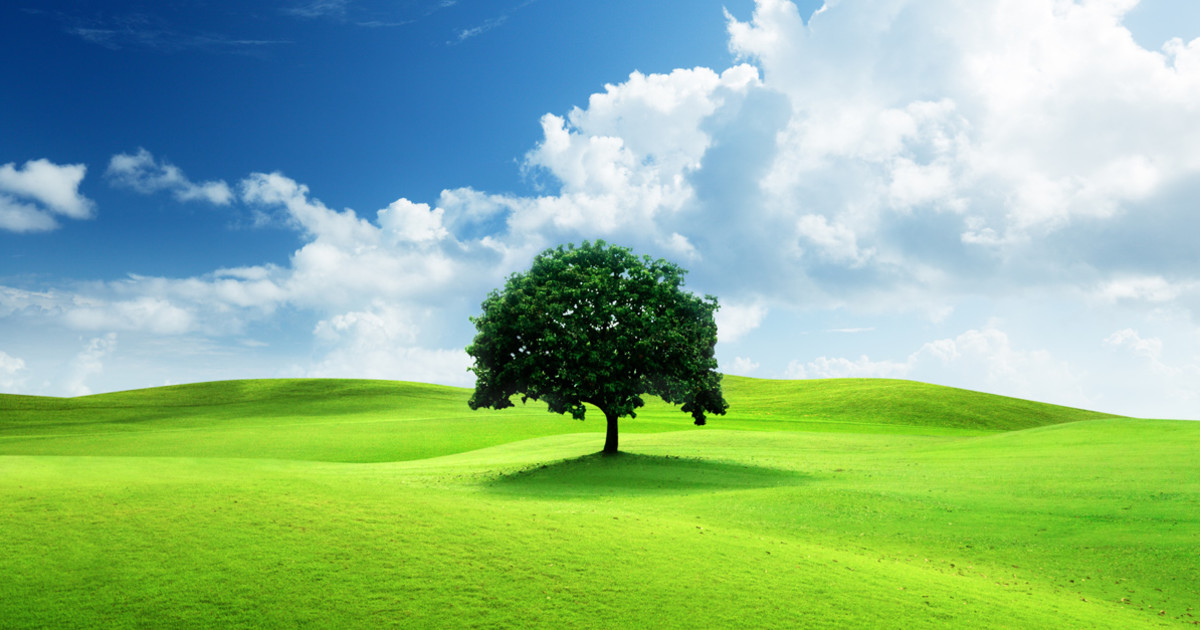
//> input picture OpenCV/images/image-1.jpg, 1200 x 630 px
$ ./Straight_line_detection   (built with g++ and OpenCV 4)
//> lines starting //> are read from the running program, lines starting //| are printed output that depends on the picture; after the words box and inside, x2 and y2 are one past the last pixel; in counts of white or black regions, pixels touching at a corner belong together
#include <iostream>
#include "opencv2/imgproc.hpp"
#include "opencv2/imgcodecs.hpp"
#include "opencv2/highgui.hpp"

using namespace std;
using namespace cv;

string image_path = "..\\..\\images\\image-1.jpg";
string image_path_lines = "..\\..\\images\\image-4.png";

int lowThreshold = 0;
const int max_lowThreshold = 100;
const int ratio_ = 3;
const int kernel_size = 3;

static void CannyThreshold(int,void*);
    Mat src;
    Mat gray;
    Mat detected_edges;
    Mat dst;

    Mat src_lines;

int main()
{
    src = imread(image_path, IMREAD_COLOR);
//> src is the input picture: 630 rows x 1200 cols, CV_8UC3; mean B, G, R 139.7, 183.3, 139.6
    src_lines = imread(image_path_lines, IMREAD_COLOR);
//> image-4.png cannot be read in this run, so this picture is empty

    cvtColor(src, gray, COLOR_BGR2GRAY);
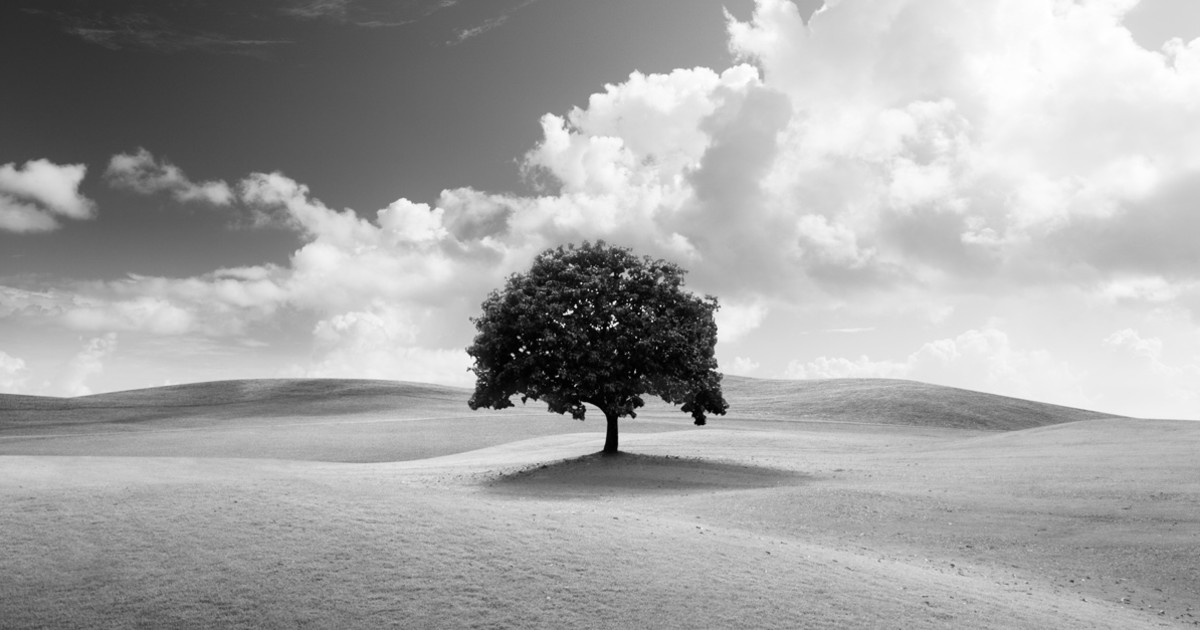
//> gray: 630 rows x 1200 cols, CV_8UC1; min 0, max 255, mean 165.3

    namedWindow("canny threashold", WINDOW_AUTOSIZE);

    createTrackbar("Min Threshold:", "canny threashold", &lowThreshold, max_lowThreshold, CannyThreshold);

    CannyThreshold(0, 0);

    waitKey(0);

    Canny(src_lines, dst, 50, 200, 3);
    vector<Vec2f>lines;
    HoughLines(dst, lines, 1, CV_PI / 180, 150, 0, 0); // runs the actual detection

    //draw lines
    for (size_t i = 0; i < lines.size(); i++)
    {
        float rho = lines[i][0], theta = lines[i][1];
        Point pt1, pt2;
        double a = cos(theta), b = sin(theta);
        double x0 = a * rho, y0 = b * rho;
        pt1.x = cvRound(x0 + 1000 * (-b));
        pt1.y = cvRound(y0 + 1000 * (-a));
        pt2.x = cvRound(x0 + 1000 * (-b));
        pt2.y = cvRound(y0 + 1000 * (-a));
        line(dst, pt1, pt2, Scalar(0, 0, 255), 3, LINE_AA);
    }

    imshow("Detected Lines (in red) - Standard Hough Line Transform", dst);

    waitKey(0);
}
static void CannyThreshold(int, void*) {
    blur(gray, detected_edges, Size(3, 3));
    Canny(detected_edges, detected_edges, lowThreshold, lowThreshold * ratio_, kernel_size);
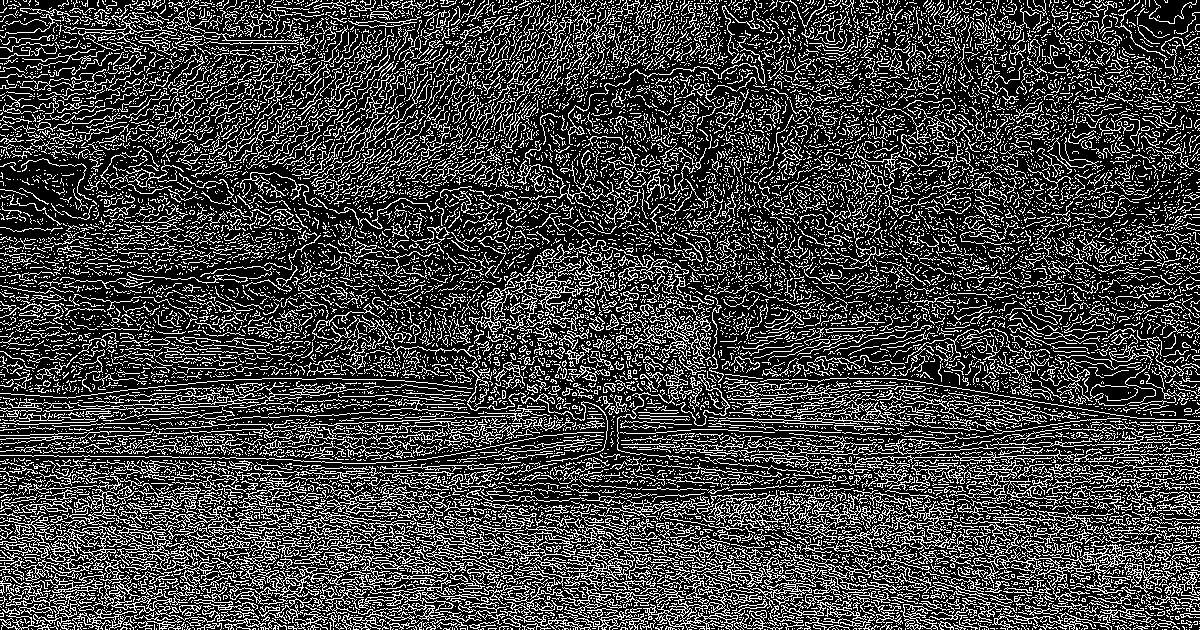
//> detected_edges: 630 rows x 1200 cols, CV_8UC1; 25.9% white in thin lines or dots
    dst = Scalar::all(0);
    src.copyTo(dst, detected_edges);
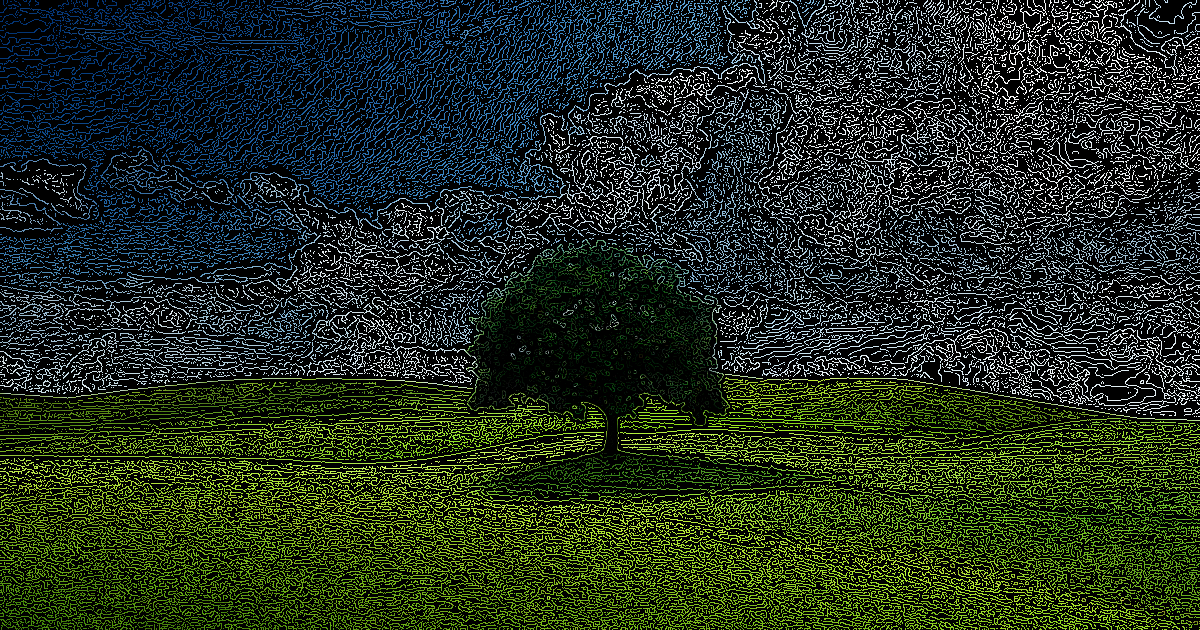
//> dst: 630 rows x 1200 cols, CV_8UC3; mean B, G, R 32.4, 47.2, 35.2
//> in main, `HoughLines(dst, lines, 1, CV_PI / 180, 150, 0, 0);`: lines = empty
//> (the run ends here: the program stops with an error, at `imshow("Detected Lines (in red) - Standard Hough Line Transform", dst);`)

$ run again, with OpenCV/images/image-2.jpg copied over OpenCV/images/image-1.jpg
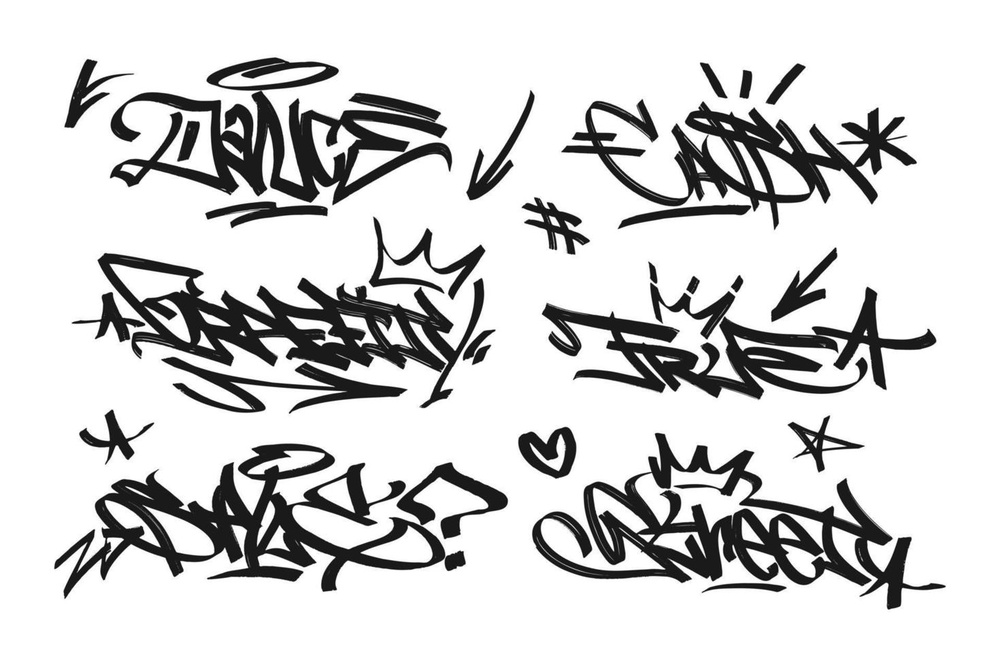
//> input picture OpenCV/images/image-2.jpg, 1000 x 667 px, shrunk from 1470 x 980 before the run
//> src is the input picture: 667 rows x 1000 cols, CV_8UC3; min 0, max 255, mean 211.4
//> in CannyThreshold, `Canny(detected_edges, detected_edges, lowThreshold, lowThreshold * rat..`:
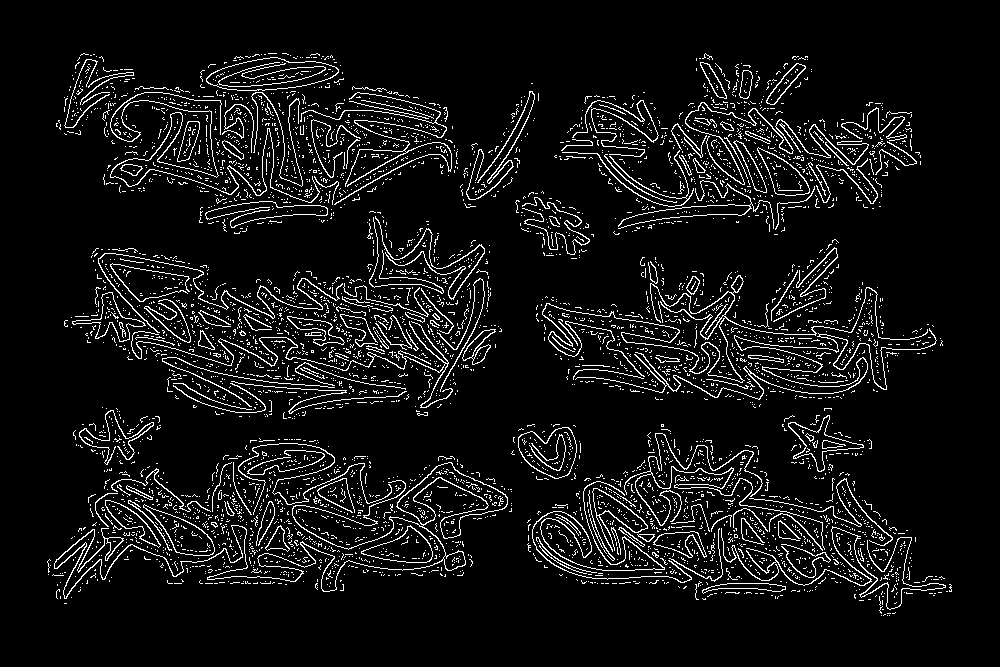
//> detected_edges: 667 rows x 1000 cols, CV_8UC1; 7.3% white in thin lines or dots, all inside (x1, y1, x2, y2) = (47, 53, 952, 616)
//> in CannyThreshold, `src.copyTo(dst, detected_edges);`:
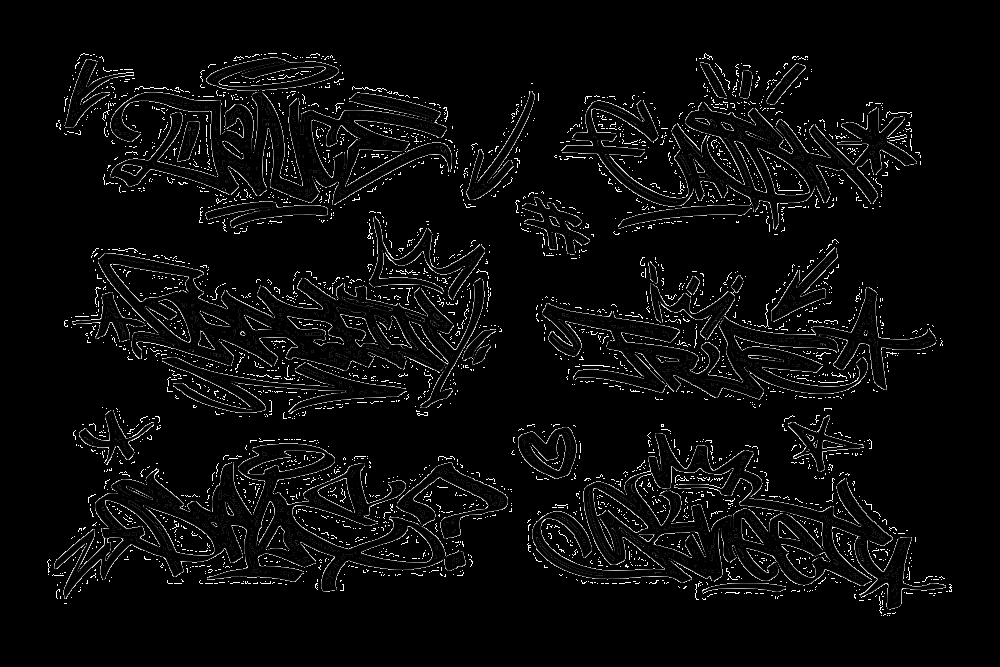
//> dst: 667 rows x 1000 cols, CV_8UC3; min 0, max 255, mean 10.3
//> lines = empty

$ run again, with OpenCV/images/image-3.jpg copied over OpenCV/images/image-1.jpg
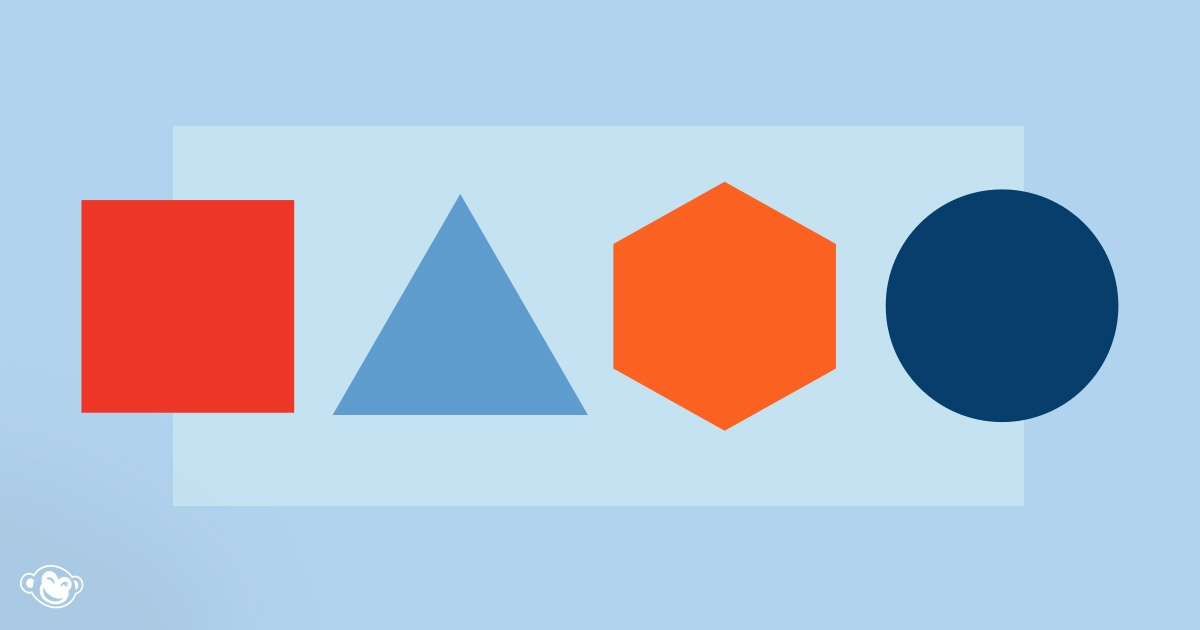
//> input picture OpenCV/images/image-3.jpg, 1200 x 630 px
//> src is the input picture: 630 rows x 1200 cols, CV_8UC3; mean B, G, R 207.5, 188.6, 177.2
//> in CannyThreshold, `Canny(detected_edges, detected_edges, lowThreshold, lowThreshold * rat..`:
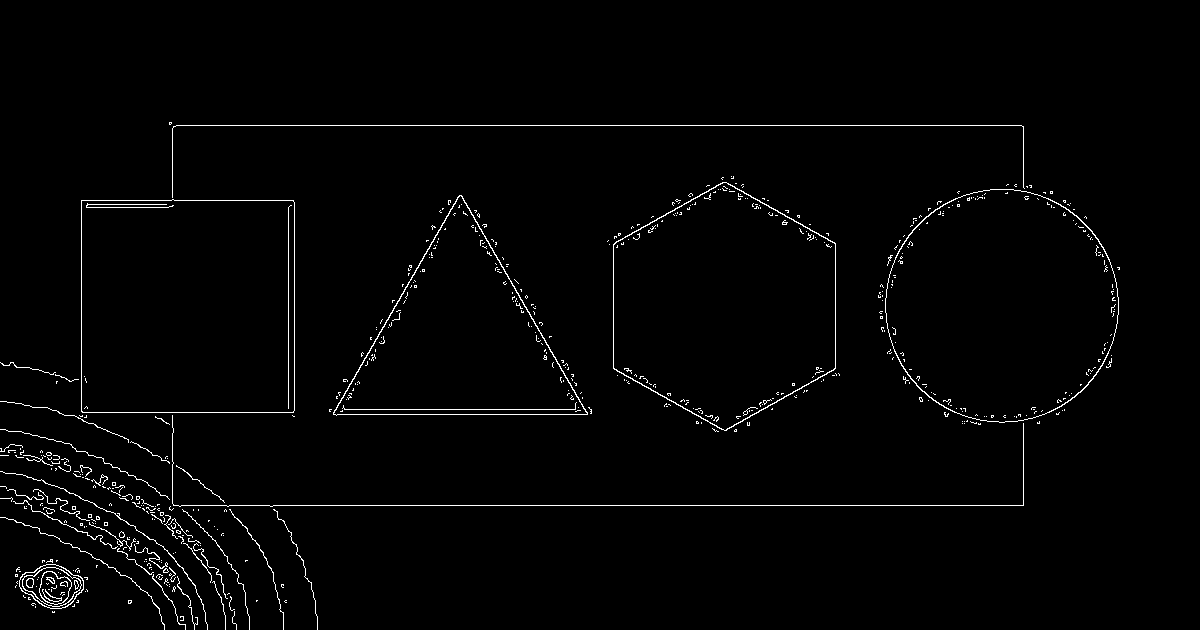
//> detected_edges: 630 rows x 1200 cols, CV_8UC1; 1.6% white in thin lines or dots, all inside (x1, y1, x2, y2) = (0, 122, 1120, 630)
//> in CannyThreshold, `src.copyTo(dst, detected_edges);`:
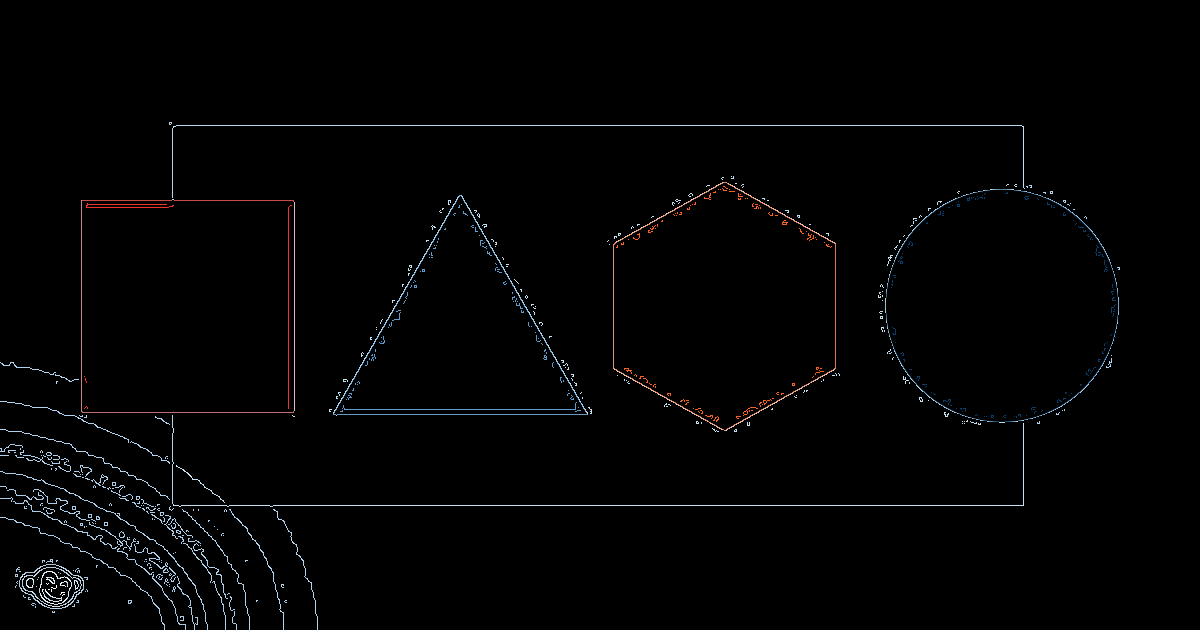
//> dst: 630 rows x 1200 cols, CV_8UC3; mean B, G, R 3.2, 2.9, 2.8
//> lines = empty

$ run again, with OpenCV/images/image-5.jpg copied over OpenCV/images/image-1.jpg
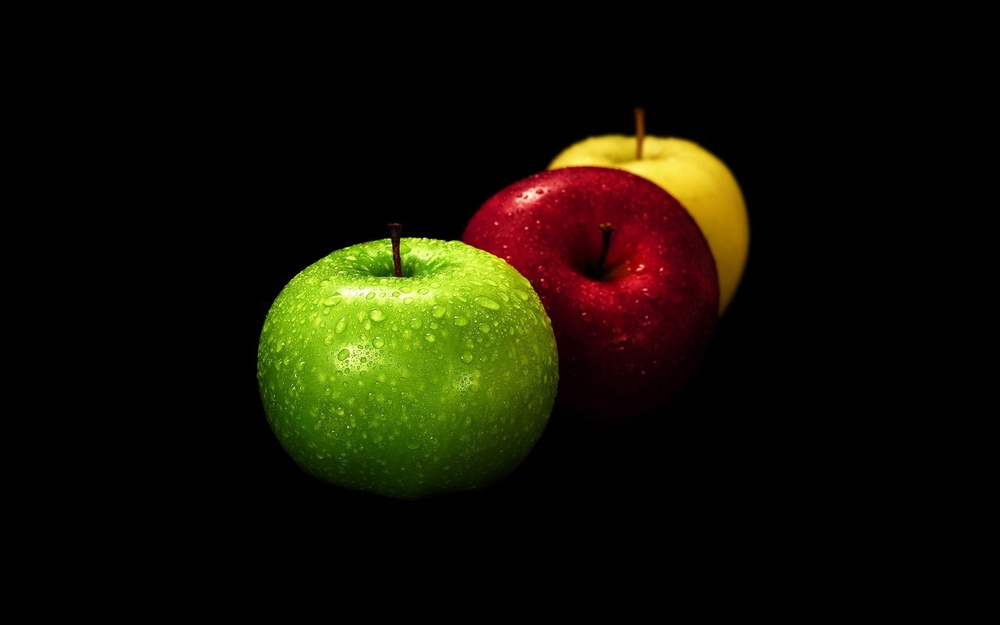
//> input picture OpenCV/images/image-5.jpg, 1000 x 625 px, shrunk from 1920 x 1200 before the run
//> src is the input picture: 625 rows x 1000 cols, CV_8UC3; mean B, G, R 3.5, 17, 19.3
//> in CannyThreshold, `Canny(detected_edges, detected_edges, lowThreshold, lowThreshold * rat..`:
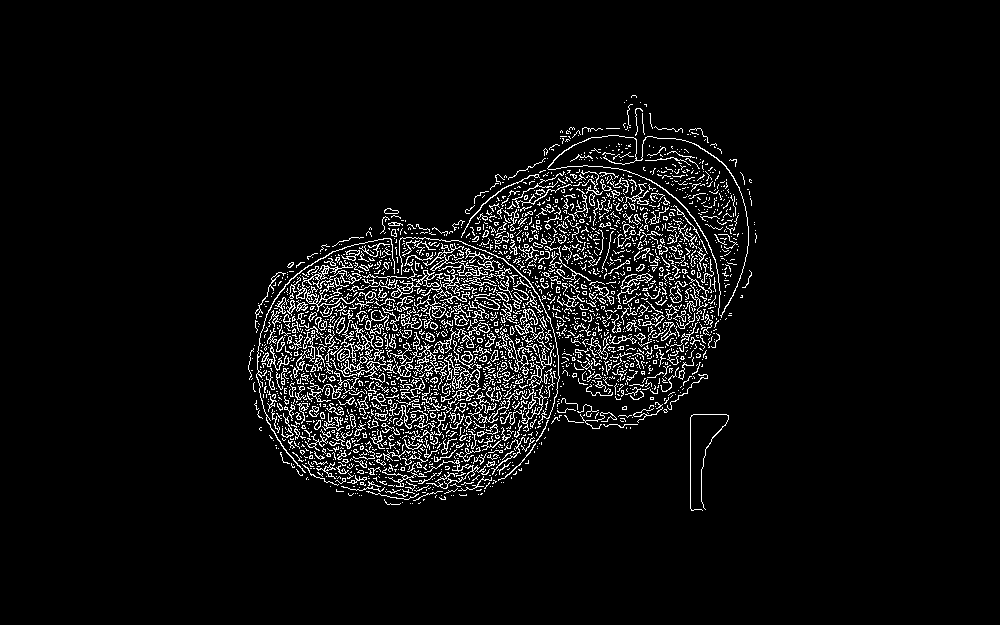
//> detected_edges: 625 rows x 1000 cols, CV_8UC1; 5.4% white in thin lines or dots, all inside (x1, y1, x2, y2) = (248, 95, 757, 511)
//> in CannyThreshold, `src.copyTo(dst, detected_edges);`:
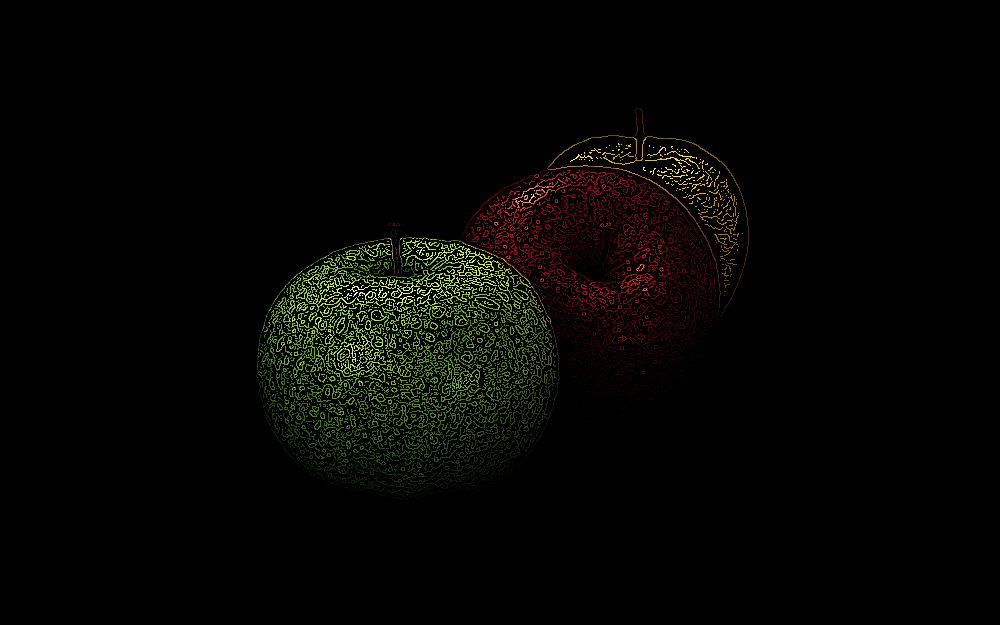
//> dst: 625 rows x 1000 cols, CV_8UC3; mean B, G, R 1, 4.8, 5.2
//> lines = empty
